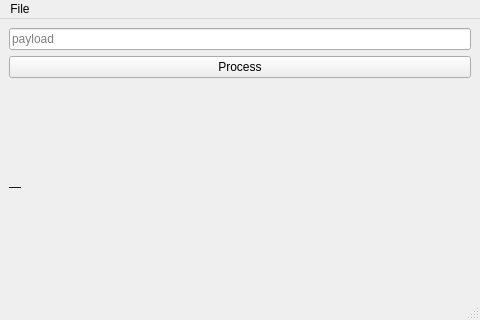
<?xml version="1.0" encoding="UTF-8"?>
<ui version="4.0">
 <class>MainWindow</class>
 <widget class="QMainWindow" name="MainWindow">
  <property name="geometry">
   <rect>
    <x>0</x>
    <y>0</y>
    <width>480</width>
    <height>320</height>
   </rect>
  </property>
  <property name="windowTitle">
   <string>DemoApp</string>
  </property>
  <widget class="QWidget" name="centralwidget">
   <layout class="QVBoxLayout" name="verticalLayout">
    <item>
     <widget class="QLineEdit" name="lineEditPayload">
      <property name="placeholderText">
       <string>payload</string>
      </property>
     </widget>
    </item>
    <item>
     <widget class="QPushButton" name="pushProcess">
      <property name="text">
       <string>Process</string>
      </property>
     </widget>
    </item>
    <item>
     <widget class="QLabel" name="labelResult">
      <property name="text">
       <string>—</string>
      </property>
     </widget>
    </item>
   </layout>
  </widget>
  <widget class="QMenuBar" name="menubar">
   <widget class="QMenu" name="menuFile">
    <property name="title">
     <string>File</string>
    </property>
    <addaction name="actionSettings"/>
    <addaction name="actionQuit"/>
   </widget>
   <addaction name="menuFile"/>
  </widget>
  <widget class="QStatusBar" name="statusbar"/>
  <action name="actionQuit">
   <property name="text">
    <string>Quit</string>
   </property>
  </action>
  <action name="actionSettings">
   <property name="text">
    <string>Settings</string>
   </property>
  </action>
 </widget>
 <resources/>
 <connections/>
</ui>
